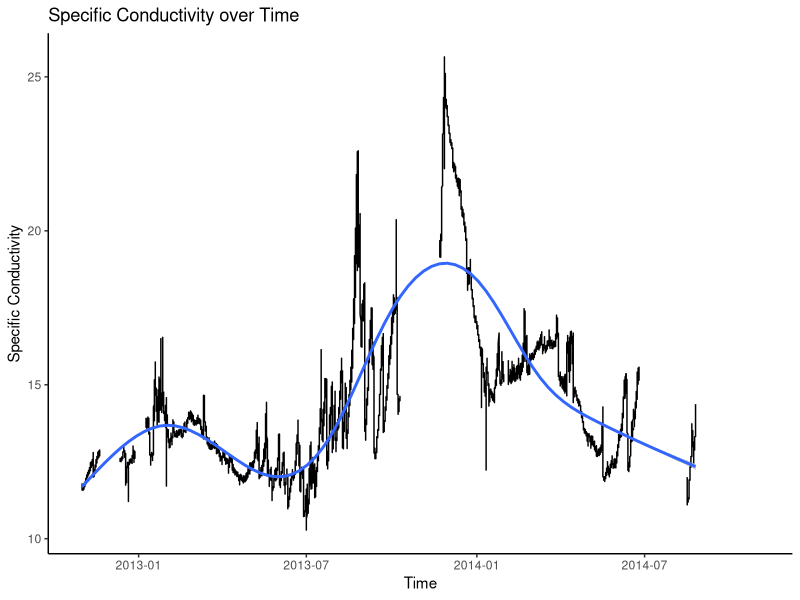
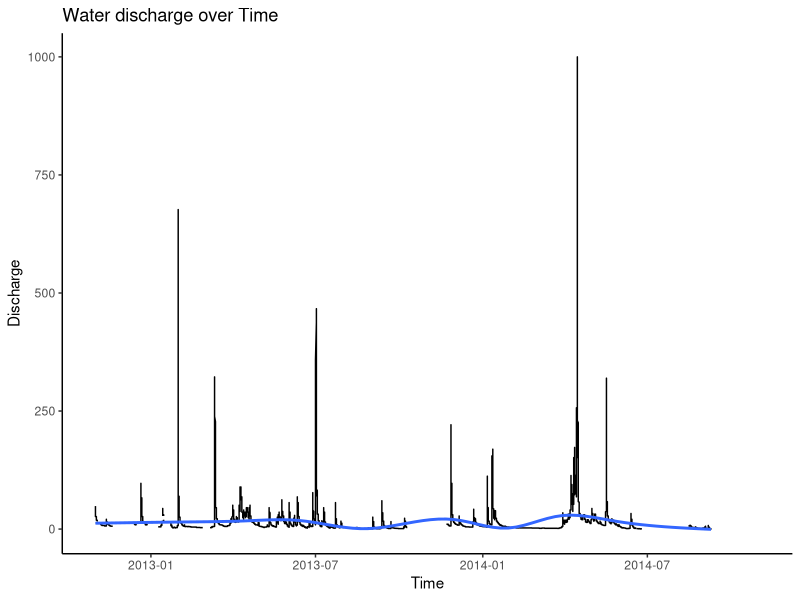
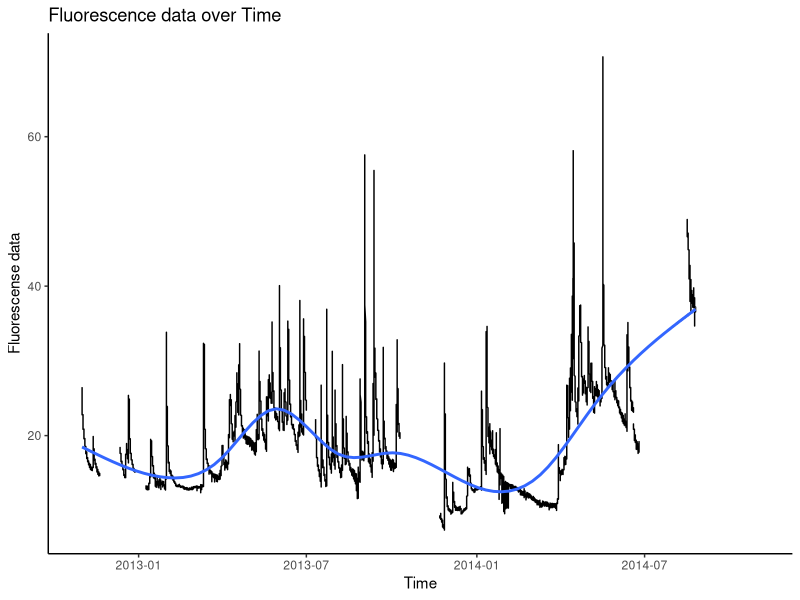
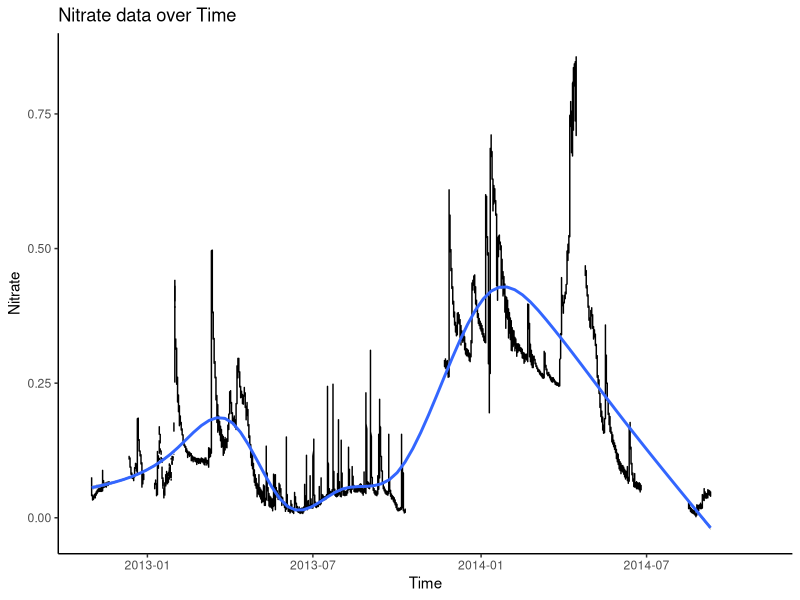
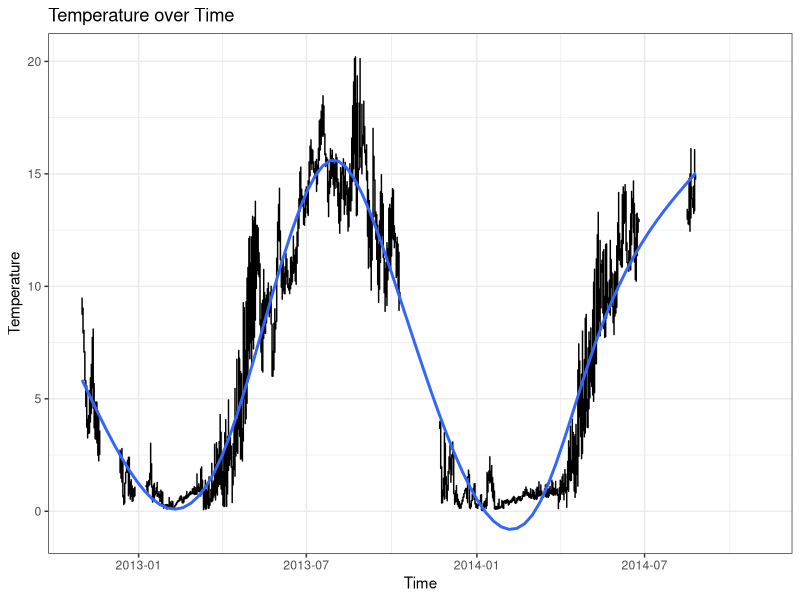

Reproduce these figures in R, in order.
#Main data Cleaning File
#Able to look at all data without having to load other scripts

#Load necessary Packages
library(lubridate)
library(ggplot2)
library(tidyverse)
#Test Push

###LOADING IN ALL RAW DATA###

#Temperature
temperatureRawData <- read_csv("hbSoils/data_raw/HBF Temperature.csv")

#Spectral Conductivity 
spectralConductivityRaw <- read_csv("hbSoils/data_raw/HBF Spec Cond.csv")

#Nitrate 
nitrateDataRaw <- read_csv("hbSoils/data_raw/HBF Nitrate.csv")

#Fluorescent dissolved Organic Matter
fluorescentDataRaw <- read_csv("hbSoils/data_raw/HBF fDOM.csv")

#Water Discharge
dischargeDataRaw <- read_csv("hbSoils/data_raw/HBF Discharge Storm ID.csv")

#Data Loaded.


###CLEANING EACH SPECIFIC DATASET###

#Cleaning each to select necessary columns, mutating given dates from character
#To posix to make graphing possible.


#Cleaning for temperature Data
clean_temperature_data <- temperatureRawData %>% mutate(date = mdy_hm(Date.Time.EST)) %>%
  select(date, TempC)

#Cleaning for Spectral Conductivity Data
clean_spectral_data <- spectralConductivityRaw %>% mutate(date = mdy_hm(Date.Time.EST)) %>%
  select(date, SpConductivity)

#Cleaning for Nitrate Data
clean_nitrate_data <- nitrateDataRaw %>% mutate(date = mdy_hm(Date.Time.EST)) %>%
  select(date, NO3_corrected_mgL)

#Cleaning for Fluorescent data 

clean_fluorescent_data <- fluorescentDataRaw %>% mutate(date = mdy_hm(Date.Time.EST)) %>%
  select(date, FDOM_corrected_QSU)

#Cleaning for Water Discharge

clean_discharge_data <- dischargeDataRaw %>% mutate(date = mdy_hm(Date.Time.EST)) %>%
  select(date, Q_Ls)

##Create one dataframe for all by date

allCleanData <- inner_join(clean_fluorescent_data, clean_discharge_data)



###TESTING ENVIRONMENT FOR GGPLOTS###

#Start/End Dates for graphs
startDate <- "2012-11-1"
endDate <- "2014-11-1"

#GGPlot for discharge (TimeSeries)

dischargeTimePlot <- ggplot(clean_discharge_data, aes(as.Date(date), Q_Ls)) +
  theme_classic() + geom_line() + scale_x_date(limits = as.Date(c(startDate, endDate))) +
  labs(title ="Water discharge over Time", x = "Time", y = "Discharge") + geom_smooth()

#GGplot for fluorescence (TimeSeries)

fluorescenseTimePlot <- ggplot(clean_fluorescent_data, aes(as.Date(date), FDOM_corrected_QSU)) +
  theme_classic() + geom_line() + scale_x_date(limits = as.Date(c(startDate, endDate))) +
  labs(title = "Fluorescence data over Time", x = "Time", y = "Fluorescense data") +
  geom_smooth()

#GGPlot for nitrate (TimeSeries)

nitrateTimePlot <- ggplot(clean_nitrate_data, aes(as.Date(date), NO3_corrected_mgL)) +
  theme_classic() + geom_line() + scale_x_date(limits = as.Date(c(startDate, endDate))) +
  labs(title = "Nitrate data over Time", x = "Time", y = "Nitrate") + geom_smooth()

#GGPlot for specific conductivity (TimeSeries)

conductivityTimePlot <- ggplot(clean_spectral_data, aes(as.Date(date), SpConductivity)) +
  theme_classic() + geom_line() + scale_x_date(limits = as.Date(c(startDate, endDate))) +
  labs(title = "Specific Conductivity over Time", x = "Time", y = "Specific Conductivity") +
  geom_smooth()

#GGPlot for temperature (TimeSeries)

temperatureTimePlot <- ggplot(clean_temperature_data, aes(as.Date(date), TempC)) +
  theme_bw() + geom_line() + scale_x_date(limits = as.Date(c(startDate, endDate))) + 
  labs(title = "Temperature over Time", x = "Time", y = "Temperature") + geom_smooth()


###END TIME PLOTS###


###Bi-Variate Plots












